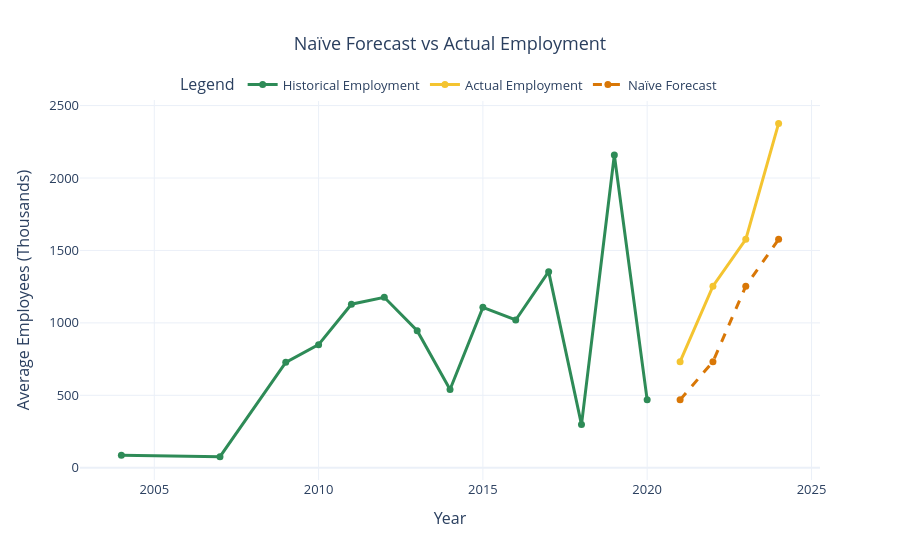

Notebook source saved alongside this figure:
### Code cell
import plotly.graph_objects as go

fig = go.Figure()

# Historical Training Data
fig.add_trace(
    go.Scatter(
        x=train['ds'],
        y=train['y'],
        mode='lines+markers',
        name='Historical Employment',
        line=dict(color='#2E8B57', width=3),   # Green
        marker=dict(size=7)
    )
)

# Actual Test Data
fig.add_trace(
    go.Scatter(
        x=test['ds'],
        y=test['y'],
        mode='lines+markers',
        name='Actual Employment',
        line=dict(color='#F4C430', width=3),   # Yellow
        marker=dict(size=7)
    )
)

# Naïve Forecast
fig.add_trace(
    go.Scatter(
        x=test['ds'],
        y=test['naive_prediction'],
        mode='lines+markers',
        name='Naïve Forecast',
        line=dict(color='#D97706', width=3, dash='dash'),   # Amber
        marker=dict(size=7)
    )
)

fig.update_layout(
    title='Naïve Forecast vs Actual Employment',
    title_x=0.5,
    template='plotly_white',

    xaxis_title='Year',
    yaxis_title='Average Employees (Thousands)',

    font=dict(size=13),

    hovermode='x unified',

    legend=dict(
        title='Legend',
        orientation='h',
        y=1.08,
        x=0.5,
        xanchor='center'
    )
)

fig.show()

### Figure 1 — Plotly figure (JSON) as saved in the notebook; plotly's stock layout.template omitted (floating-point values rounded to 4 significant figures)
{"data": [{"line": {"color": "#2E8B57", "width": 3}, "marker": {"size": 7}, "mode": "lines+markers", "name": "Historical Employment", "type": "scatter", "x": ["2004-01-01T00:00:00.000000", "2007-01-01T00:00:00.000000", "2009-01-01T00:00:00.000000", "2010-01-01T00:00:00.000000", "2011-01-01T00:00:00.000000", "2012-01-01T00:00:00.000000", "2013-01-01T00:00:00.000000", "2014-01-01T00:00:00.000000", "2015-01-01T00:00:00.000000", "2016-01-01T00:00:00.000000", "2017-01-01T00:00:00.000000", "2018-01-01T00:00:00.000000", "2019-01-01T00:00:00.000000", "2020-01-01T00:00:00.000000"], "y": [85.87, 77.04, 727.7, 849.7, 1129.0, 1177.0, 946.3, 540.5, 1108.0, 1020.0, 1354.0, 298.2, 2158.0, 468.8]}, {"line": {"color": "#F4C430", "width": 3}, "marker": {"size": 7}, "mode": "lines+markers", "name": "Actual Employment", "type": "scatter", "x": ["2021-01-01T00:00:00.000000", "2022-01-01T00:00:00.000000", "2023-01-01T00:00:00.000000", "2024-01-01T00:00:00.000000"], "y": [732.6, 1254.0, 1576.0, 2377.0]}, {"line": {"color": "#D97706", "dash": "dash", "width": 3}, "marker": {"size": 7}, "mode": "lines+markers", "name": "Naïve Forecast", "type": "scatter", "x": ["2021-01-01T00:00:00.000000", "2022-01-01T00:00:00.000000", "2023-01-01T00:00:00.000000", "2024-01-01T00:00:00.000000"], "y": [468.8, 732.6, 1254.0, 1576.0]}], "layout": {"font": {"size": 13}, "hovermode": "x unified", "legend": {"orientation": "h", "title": {"text": "Legend"}, "x": 0.5, "xanchor": "center", "y": 1.08}, "title": {"text": "Naïve Forecast vs Actual Employment", "x": 0.5}, "xaxis": {"title": {"text": "Year"}}, "yaxis": {"title": {"text": "Average Employees (Thousands)"}}}}
